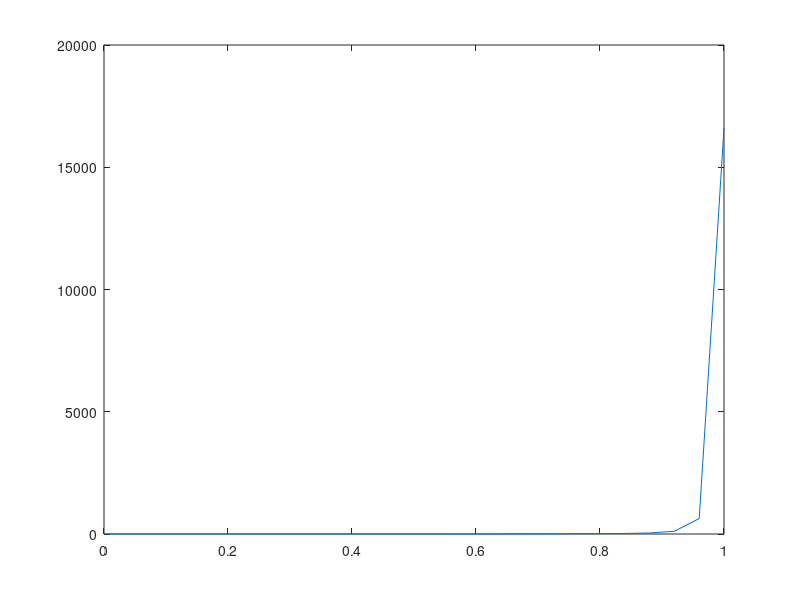

This figure's MATLAB source:
x0=0;
x1=1;
Delta=0.04;
x=x0:Delta:x1;
i=1;
y(i)=1;
while (x(i)<x1)
    y(i+1)=y(i)+(Delta)*(((y(i))^2)+1);
    i=i+1;
end
plot(x,y);